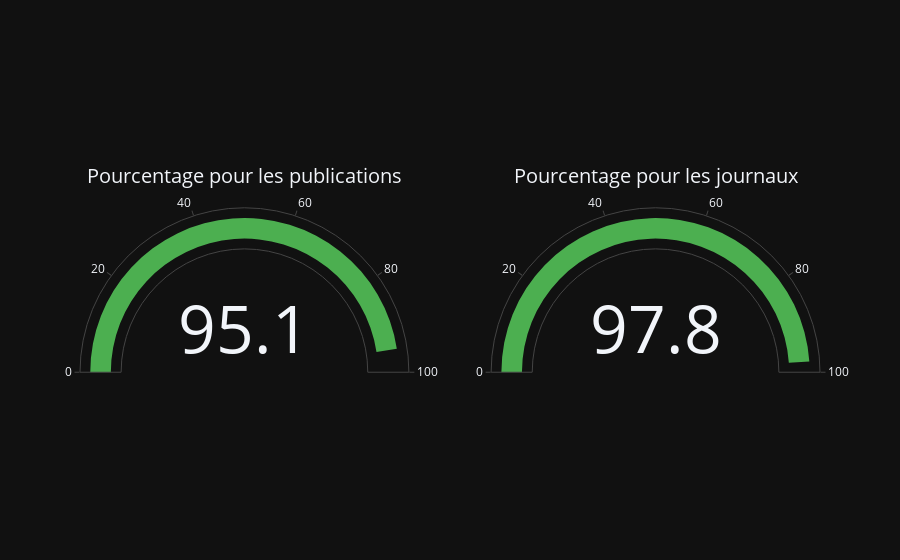

Write notebook code for a chart like this one.
### Code cell
overall_percentage_pub = overall_clean_journals / overall_nb_pub * 100
overall_percentage_journal = overall_clean_journals / overall_nb_journals * 100

fig1 = go.Figure()
fig1.add_trace(go.Indicator(
    mode="gauge+number",
    value=overall_percentage_pub,
    title={'text': "Pourcentage pour les publications"},
    gauge={'axis': {'range': [0, 100]}, 'bar': {'color': "#4CAF50"}},
    domain={'row': 0, 'column': 0}
))
fig1.add_trace(go.Indicator(
    mode="gauge+number",
    value=overall_percentage_journal,
    title={'text': "Pourcentage pour les journaux"},
    gauge={'axis': {'range': [0, 100]}, 'bar': {'color': "#4CAF50"}},
    domain={'row': 0, 'column': 1}
))
fig1.update_layout(
    grid={'rows': 1, 'columns': 2, 'pattern': "independent"},
    template={'data': {
        'indicator': [{
            'mode': "number+gauge",
            'delta': {'reference': 120}}]
        }
    }
)
fig1.show()
fig1.write_html(output_dir + "./charts/overall_journal.html")

### Figure 1 — Plotly figure (JSON) as saved in the notebook; plotly's stock layout.template omitted (floating-point values rounded to 4 significant figures)
{"data": [{"domain": {"column": 0, "row": 0}, "gauge": {"axis": {"range": [0, 100]}, "bar": {"color": "#4CAF50"}}, "mode": "gauge+number", "title": {"text": "Pourcentage pour les publications"}, "value": 95.14, "type": "indicator"}, {"domain": {"column": 1, "row": 0}, "gauge": {"axis": {"range": [0, 100]}, "bar": {"color": "#4CAF50"}}, "mode": "gauge+number", "title": {"text": "Pourcentage pour les journaux"}, "value": 97.77, "type": "indicator"}], "layout": {"grid": {"rows": 1, "columns": 2, "pattern": "independent"}}}
